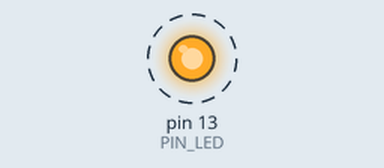
This sketch was run on a simulated Arduino Uno, built with avr-gcc and run on an emulated ATmega328P. Shown: output pins drawn as LEDs (lit = HIGH). Dashed ring = blinking. What the sketch prints to the serial monitor is not drawn.

Above: at 0.5 s.
Timing chart, 0 to 4.6 s (numbered marks = the images above):
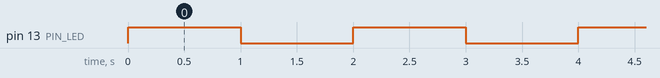

The sketch:

04_example_3.ino
```cpp
#define PIN_LED 13
unsigned int count, toggle;

void setup() {
  pinMode(13,OUTPUT);
  Serial.begin(115200);
  while (!Serial){

  }
  Serial.println("Hello world!");
  count = toggle = 0;
  digitalWrite(PIN_LED, toggle);
}

void loop() {
  // put your main code here, to run repeatedly:
  Serial.println(++count);
  toggle = toggle_state(toggle);
  digitalWrite(13, toggle);
  delay(1000);
}
int toggle_state(int toggle){
  return !toggle;
}
```

Measured:
- by itself, pin 13 (PIN_LED): alternates HIGH for 1.0 s and LOW for 1.0 s
